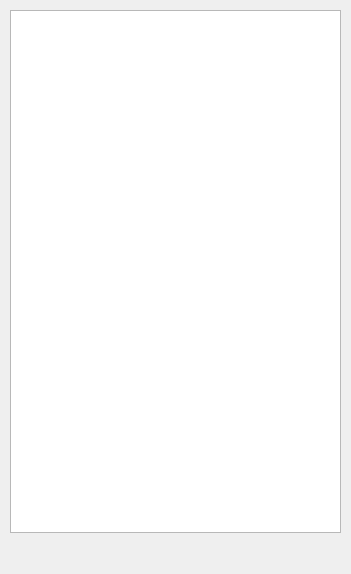
<?xml version="1.0" encoding="UTF-8"?>
<ui version="4.0">
 <class>Form</class>
 <widget class="QWidget" name="Form">
  <property name="geometry">
   <rect>
    <x>0</x>
    <y>0</y>
    <width>351</width>
    <height>574</height>
   </rect>
  </property>
  <property name="sizePolicy">
   <sizepolicy hsizetype="Fixed" vsizetype="Fixed">
    <horstretch>0</horstretch>
    <verstretch>0</verstretch>
   </sizepolicy>
  </property>
  <property name="windowTitle">
   <string>Beizer Curve Editor</string>
  </property>
  <widget class="QWidget" name="verticalLayoutWidget">
   <property name="geometry">
    <rect>
     <x>10</x>
     <y>10</y>
     <width>331</width>
     <height>551</height>
    </rect>
   </property>
   <layout class="QVBoxLayout" name="verticalLayout">
    <item>
     <widget class="QTreeView" name="treeViewPoints">
      <property name="autoExpandDelay">
       <number>0</number>
      </property>
     </widget>
    </item>
    <item>
     <layout class="QHBoxLayout" name="horizontalLayout">
      <item>
       <widget class="QPushButton" name="btnAddPoint">
        <property name="text">
         <string/>
        </property>
        <property name="icon">
         <iconset resource="../res/icons.qrc">
          <normaloff>:/icons/ionicons-2.0.1/src/android-add.svg</normaloff>:/icons/ionicons-2.0.1/src/android-add.svg</iconset>
        </property>
        <property name="flat">
         <bool>true</bool>
        </property>
       </widget>
      </item>
      <item>
       <widget class="QPushButton" name="btnRemovePoint">
        <property name="text">
         <string/>
        </property>
        <property name="icon">
         <iconset resource="../res/icons.qrc">
          <normaloff>:/icons/ionicons-2.0.1/src/android-close.svg</normaloff>:/icons/ionicons-2.0.1/src/android-close.svg</iconset>
        </property>
        <property name="flat">
         <bool>true</bool>
        </property>
       </widget>
      </item>
      <item>
       <widget class="QPushButton" name="btnEditPoint">
        <property name="text">
         <string/>
        </property>
        <property name="icon">
         <iconset resource="../res/icons.qrc">
          <normaloff>:/icons/ionicons-2.0.1/src/edit.svg</normaloff>:/icons/ionicons-2.0.1/src/edit.svg</iconset>
        </property>
        <property name="flat">
         <bool>true</bool>
        </property>
       </widget>
      </item>
      <item>
       <spacer name="horizontalSpacer">
        <property name="orientation">
         <enum>Qt::Horizontal</enum>
        </property>
        <property name="sizeHint" stdset="0">
         <size>
          <width>40</width>
          <height>20</height>
         </size>
        </property>
       </spacer>
      </item>
      <item>
       <widget class="QPushButton" name="btnCancel">
        <property name="text">
         <string/>
        </property>
        <property name="icon">
         <iconset resource="../res/icons.qrc">
          <normaloff>:/icons/ionicons-2.0.1/src/android-cancel.svg</normaloff>:/icons/ionicons-2.0.1/src/android-cancel.svg</iconset>
        </property>
        <property name="flat">
         <bool>true</bool>
        </property>
       </widget>
      </item>
      <item>
       <widget class="QPushButton" name="btnAccept">
        <property name="text">
         <string/>
        </property>
        <property name="icon">
         <iconset resource="../res/icons.qrc">
          <normaloff>:/icons/ionicons-2.0.1/src/android-done.svg</normaloff>:/icons/ionicons-2.0.1/src/android-done.svg</iconset>
        </property>
        <property name="flat">
         <bool>true</bool>
        </property>
       </widget>
      </item>
     </layout>
    </item>
   </layout>
  </widget>
 </widget>
 <resources>
  <include location="../res/icons.qrc"/>
 </resources>
 <connections/>
</ui>
